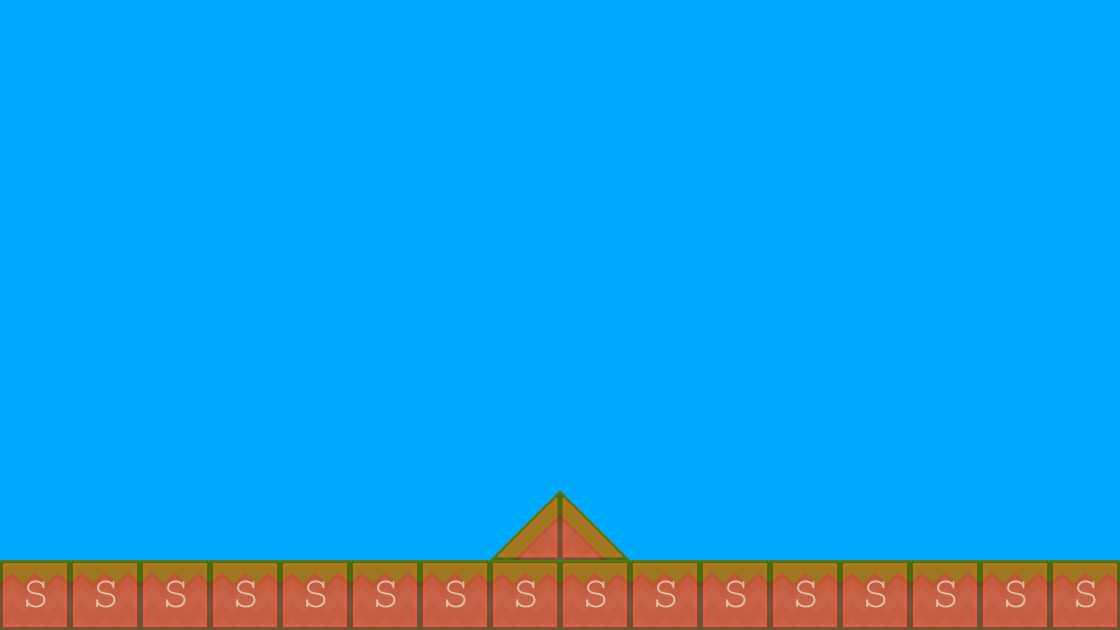

The image is a tile-based game level rendered from a .tmx file. Its description and source (layers, tilesets, objects; grid data summarised) follow:
An orthogonal 16x9 tile map with 70x70 px tiles, 2 tile layers (background1, collision), 2 tilesets and 2 objects (EnemyBase, PlayerBase).

<map version="1.0" orientation="orthogonal" renderorder="right-down" width="16" height="9" tilewidth="70" tileheight="70" backgroundcolor="#00aaff">
 <tileset firstgid="1" name="background-tiles" tilewidth="70" tileheight="70">
  <image source="../img/background-tiles.png" width="910" height="910" />
 </tileset>
 <tileset firstgid="170" name="meta-tiles" tilewidth="70" tileheight="70">
  <image source="../img/meta-tiles.png" width="350" height="70" />
  <tile id="1">
   <properties>
    <property name="type" value="lslope" />
   </properties>
  </tile>
  <tile id="3">
   <properties>
    <property name="type" value="rslope" />
   </properties>
  </tile>
  <tile id="4">
   <properties>
    <property name="type" value="solid" />
   </properties>
  </tile>
 </tileset>
 <layer name="background1" width="16" height="9">
  <data>[144 cells, 18 non-empty, 3 distinct tile ids]</data>
 </layer>
 <layer name="collision" width="16" height="9" opacity="0.44">
  <data>[144 cells, 18 non-empty, 3 distinct tile ids]</data>
 </layer>
 <objectgroup name="BaseEntities">
  <object name="EnemyBase" x="840" y="418" width="70" height="142" />
  <object name="PlayerBase" x="140" y="420" width="70" height="138" />
 </objectgroup>
</map>
